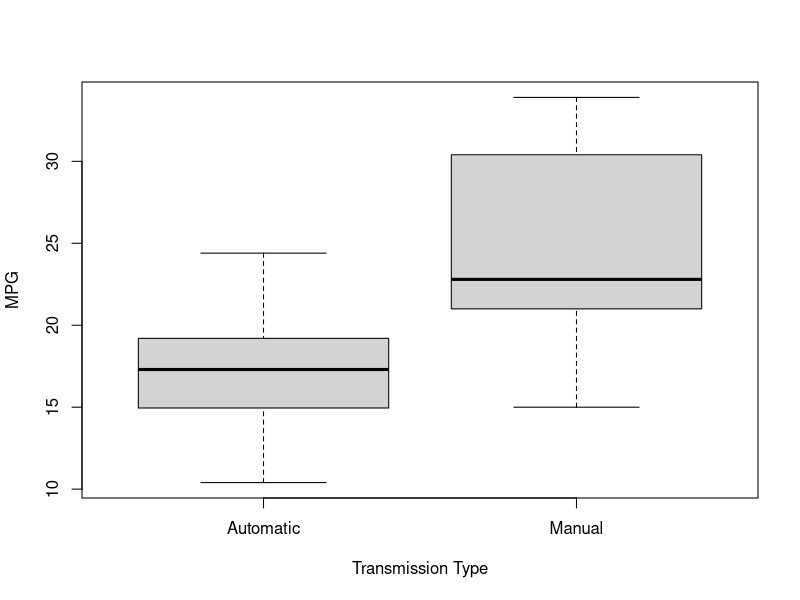
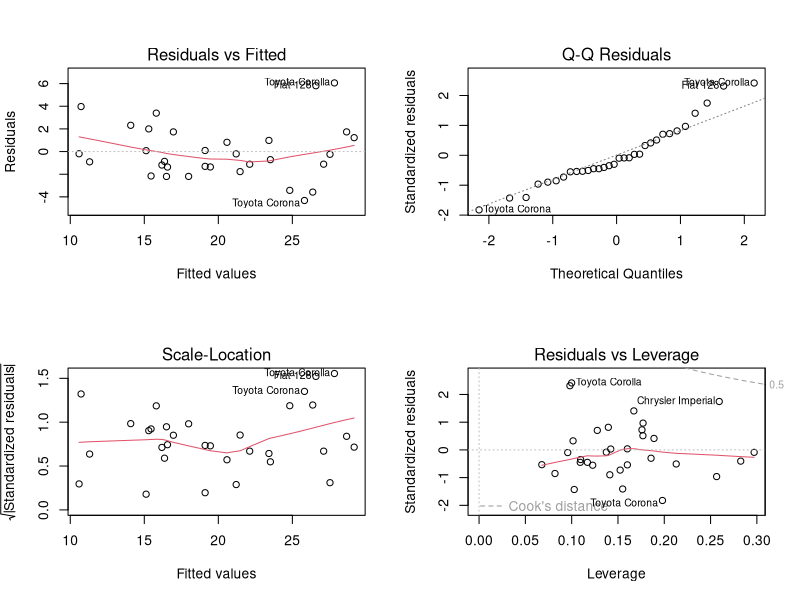

Here is the R script that generated these plots, in order:
## ---- chunk 1
# load packaes and dataset
library(ggplot2)
data(mtcars)
## ---- chunk 2
# convert to factors
mtcars$vs <- factor(mtcars$vs)
mtcars$gear <- factor(mtcars$gear)
mtcars$carb <- factor(mtcars$carb)
mtcars$transmissiontype <- factor(mtcars$am, labels=c("Automatic","Manual"))
head(mtcars)
## ---- chunk 3
# create a boxplot of tranmission type vs mpg
boxplot(mpg ~ transmissiontype, data = mtcars, ylab = "MPG", xlab = "Transmission Type")
## ---- chunk 4
# create a linear regression of mpg vs transmission type 
linreg <- lm(mpg ~ factor(am), data=mtcars)
summary(linreg)
## ---- chunk 5
# see what other factors impact the mpg variance
mpgvar <- aov(mpg ~ ., data = mtcars)
summary(mpgvar)
## ---- chunk 6
# create a linear regression of mpg vs number of cylinders, weight, displacement, and transmission type 
multilinreg <- lm(mpg ~ cyl + disp + wt + am, data = mtcars)
summary(multilinreg)
## ---- chunk 7
par(mfrow = c(2,2))
plot(multilinreg)
## ---- chunk 8
aggregate(mtcars$mpg,by=list(mtcars$transmissiontype),FUN=mean)
